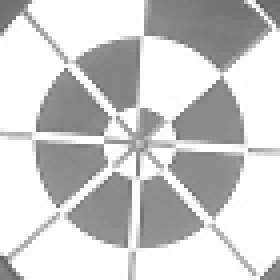
//> input picture template_2.bmp, 70 x 70 px (shown 4 times larger)
$ ./Source   (built with g++ and OpenCV 4)
//> lines starting //> are read from the running program, lines starting //| are printed output that depends on the picture
### GeoMatch.h
#include <opencv2\core.hpp>
#include <opencv2\opencv.hpp>
#include <opencv2\highgui\highgui.hpp>
#include <math.h>

using namespace cv;

class GeoMatch
{
private:
	int				noOfCordinates;		//Number of elements in coordinate array
	Point			*cordinates;		//Coordinates array to store model points
	int				modelHeight;		//Template height
	int				modelWidth;			//Template width
	double			*edgeMagnitude;		//gradient magnitude
	double			*edgeDerivativeX;	//gradient in X direction
	double			*edgeDerivativeY;	//radient in Y direction
	Point			centerOfGravity;	//Center of gravity of template

	bool			modelDefined;

	void CreateDoubleMatrix(double **&matrix, CvSize size);
	void ReleaseDoubleMatrix(double **&matrix, int size);
public:
	GeoMatch(void);
	GeoMatch(const void* templateArr);
	~GeoMatch(void);

	int CreateGeoMatchModel(Mat templateArr, double, double);
	double FindGeoMatchModel(Mat srcarr, double minScore, double greediness, Point *resultPoint);
	void DrawContours(Mat pImage, Point COG, Scalar, int);
	void DrawContours(Mat pImage, Scalar, int);
};

### GeoMatch.cpp
#include "GeoMatch.h"
#include <opencv2\opencv.hpp>
#include <opencv2\core.hpp>

using namespace cv;

GeoMatch::GeoMatch(void)
{
	noOfCordinates = 0;  // Initilize  no of cppodinates in model points
	modelDefined = false;
}

int GeoMatch::CreateGeoMatchModel(Mat templateArr, double maxContrast, double minContrast)
{
	Size Ssize;

	Mat src;
	templateArr.copyTo(src);

	// set width and height
	Ssize.width = src.size().width;
	Ssize.height = src.size().height;
	modelHeight = src.size().height;		//Save Template height
	modelWidth = src.size().width;			//Save Template width

	noOfCordinates = 0;											//initialize
	cordinates = new Point[modelWidth *modelHeight];		//Allocate memory for coorinates of selected points in template image
	edgeMagnitude = new double[modelWidth *modelHeight];		//Allocate memory for edge magnitude for selected points
	edgeDerivativeX = new double[modelWidth *modelHeight];			//Allocate memory for edge X derivative for selected points
	edgeDerivativeY = new double[modelWidth *modelHeight];			////Allocate memory for edge Y derivative for selected points


	// Calculate gradient of Template
	Mat gx(Ssize.height, Ssize.width, CV_16SC1);			//create Matrix to store X derivative
	Mat gy(Ssize.height, Ssize.width, CV_16SC1);			//create Matrix to store Y derivative

	Sobel(src, gx, CV_16S, 1, 0, 5);
	Sobel(src, gy, CV_16S, 0, 1, 5);
	//Scharr(src, gx, CV_16S, 1, 0);
	//Scharr(src, gy, CV_16S, 0, 1);

	Mat nmsEdges(Ssize.height, Ssize.width, CV_32F);		//create Matrix to store Final nmsEdgesa;
	const short* _sdx;
	const short* _sdy;
	double fdx, fdy;
	double MagG, DirG;
	double MaxGradient = -99999.99;
	double direction;
	int *orients = new int[Ssize.height *Ssize.width];
	int count = 0, i, j; // count variable;

	double **magMat;
	CreateDoubleMatrix(magMat, Ssize);

	for (i = 1; i < Ssize.height - 1; i++)
	{
		int rows = i*Ssize.width;
		for (j = 1; j < Ssize.width - 1; j++)
		{
			fdx = (double)gx.at<short>(i, j);
			fdy = (double)gy.at<short>(i, j);        // read x, y derivatives

			MagG = sqrt((float)(fdx*fdx) + (float)(fdy*fdy)); //Magnitude = Sqrt(gx^2 +gy^2)
			direction = cvFastArctan((float)fdy, (float)fdx);	 //Direction = invtan (Gy / Gx)
			magMat[i][j] = MagG;

			if (MagG>MaxGradient)
				MaxGradient = MagG; // get maximum gradient value for normalizing.


			// get closest angle from 0, 45, 90, 135 set
			if ((direction>0 && direction < 22.5) || (direction >157.5 && direction < 202.5) || (direction>337.5 && direction<360))
				direction = 0;
			else if ((direction>22.5 && direction < 67.5) || (direction >202.5 && direction <247.5))
				direction = 45;
			else if ((direction >67.5 && direction < 112.5) || (direction>247.5 && direction<292.5))
				direction = 90;
			else if ((direction >112.5 && direction < 157.5) || (direction>292.5 && direction<337.5))
				direction = 135;
			else
				direction = 0;

			orients[count] = (int)direction;
			count++;
		}
	}

	count = 0; // init count
	// non maximum suppression
	double leftPixel, rightPixel;

	for (i = 1; i < Ssize.height - 1; i++)
	{
		int rows = i * Ssize.width;
		for (j = 1; j < Ssize.width - 1; j++)
		{
			switch (orients[count])
			{
			case 0:
				leftPixel = magMat[i][j - 1];
				rightPixel = magMat[i][j + 1];
				break;
			case 45:
				leftPixel = magMat[i - 1][j + 1];
				rightPixel = magMat[i + 1][j - 1];
				break;
			case 90:
				leftPixel = magMat[i - 1][j];
				rightPixel = magMat[i + 1][j];
				break;
			case 135:
				leftPixel = magMat[i - 1][j - 1];
				rightPixel = magMat[i + 1][j + 1];
				break;
			}
			// compare current pixels value with adjacent pixels
			if ((magMat[i][j] < leftPixel) || (magMat[i][j] < rightPixel))
			{
				nmsEdges.at<float>(i,j) = 0;
			}
			else
			{
				nmsEdges.at<float>(j, i) = (uchar)(magMat[i][j] / MaxGradient * 255);
			}

			count++;
		}
	}

	int RSum = 0, CSum = 0;
	int curX, curY;
	int flag = 1;

	//Hysterisis threshold
	for (i = 1; i < Ssize.height - 1; i++)
	{
		int rows = i * Ssize.width;
		for (j = 1; j < Ssize.width; j++)
		{
			fdx = (double)gx.at<short>(i, j);
			fdy = (double)gy.at<short>(i, j);         // read x, y derivatives

			MagG = sqrt(fdx*fdx + fdy*fdy); //Magnitude = Sqrt(gx^2 +gy^2)
			DirG = cvFastArctan((float)fdy, (float)fdx);	 //Direction = tan(y/x)

			////((uchar*)(imgGDir->imageData + imgGDir->widthStep*i))[j]= MagG;
			flag = 1;
			if (((double)(nmsEdges.data)[j]) < maxContrast)
			{
				if (((double)((nmsEdges.data))[j])< minContrast)
				{

					nmsEdges.data[j] = 0;
					flag = 0; // remove from edge
					////((uchar*)(imgGDir->imageData + imgGDir->widthStep*i))[j]=0;
				}
				else
				{   // if any of 8 neighboring pixel is not greater than max contraxt remove from edge
					if ((double)nmsEdges.at<float>(j - 1, i - 1) <maxContrast &&
						(double)nmsEdges.at<float>(j, i - 1) <maxContrast &&
						(double)nmsEdges.at<float>(j + 1, i - 1) <maxContrast &&
						(double)nmsEdges.at<float>(j - 1, i) <maxContrast &&
						(double)nmsEdges.at<float>(j + 1, i) <maxContrast &&
						(double)nmsEdges.at<float>(j - 1, i + 1) <maxContrast &&
						(double)nmsEdges.at<float>(j, i + 1) <maxContrast &&
						(double)nmsEdges.at<float>(j + 1, i - 1) <maxContrast)
					{
						nmsEdges.at<float>(j, i) = 0;
						flag = 0;
						////((uchar*)(imgGDir->imageData + imgGDir->widthStep*i))[j]=0;
					}
				}

			}

			// save selected edge information
			curX = i;	curY = j;
			if (flag != 0)
			{
				if (fdx != 0 || fdy != 0)
				{
					RSum = RSum + curX;	CSum = CSum + curY; // Row sum and column sum for center of gravity

					cordinates[noOfCordinates].x = curX;
					cordinates[noOfCordinates].y = curY;
					edgeDerivativeX[noOfCordinates] = fdx;
					edgeDerivativeY[noOfCordinates] = fdy;

					//handle divide by zero
					if (MagG != 0)
						edgeMagnitude[noOfCordinates] = 1 / MagG;  // gradient magnitude
					else
						edgeMagnitude[noOfCordinates] = 0;

					noOfCordinates++;
				}
			}
		}
	}

	centerOfGravity.x = RSum / noOfCordinates; // center of gravity
	centerOfGravity.y = CSum / noOfCordinates;	// center of gravity

	// change coordinates to reflect center of gravity
	for (int m = 0; m<noOfCordinates; m++)
	{
		int temp;

		temp = cordinates[m].x;
		cordinates[m].x = temp - centerOfGravity.x;
		temp = cordinates[m].y;
		cordinates[m].y = temp - centerOfGravity.y;
	}

	////cvSaveImage("Edges.bmp",imgGDir);

	// free alocated memories
	delete[] orients;

	ReleaseDoubleMatrix(magMat, Ssize.height);

	modelDefined = true;
	return 1;
}

// [101 lines left out: function FindGeoMatchModel, not called in this run]

// destructor
GeoMatch::~GeoMatch(void)
{
	delete[] cordinates;
	delete[] edgeMagnitude;
	delete[] edgeDerivativeX;
	delete[] edgeDerivativeY;
}

//allocate memory for doubel matrix
void GeoMatch::CreateDoubleMatrix(double **&matrix, CvSize size)
{
	matrix = new double*[size.height];
	for (int iInd = 0; iInd < size.height; iInd++)
		matrix[iInd] = new double[size.width];
}
// release memory
// [32 lines left out: functions ReleaseDoubleMatrix, DrawContours, DrawContours, not called in this run]

### Source.cpp
#include <iostream>
#include <time.h>
#include <opencv2\core.hpp>
#include <opencv2\opencv.hpp>
#include <opencv2\highgui\highgui.hpp>
#include "GeoMatch.h"

using namespace cv;
using namespace std;

string type2str(int type) {
	string r;

	uchar depth = type & CV_MAT_DEPTH_MASK;
	uchar chans = 1 + (type >> CV_CN_SHIFT);

	switch (depth) {
	case CV_8U:  r = "8U"; break;
	case CV_8S:  r = "8S"; break;
	case CV_16U: r = "16U"; break;
	case CV_16S: r = "16S"; break;
	case CV_32S: r = "32S"; break;
	case CV_32F: r = "32F"; break;
	case CV_64F: r = "64F"; break;
	default:     r = "User"; break;
	}

	r += "C";
	r += (chans + '0');

	return r;
}

int main(int argc, char** argv)
{
	GeoMatch GM;				// object to implent geometric matching
	int lowThreshold = 10;		//deafult value
	int highThreashold = 100;	//deafult value

	double minScore = 0.7;		//deafult value
	double greediness = 0.8;		//deafult value

	double total_time = 0;
	double score = 0;
	Point result;

	//Load Template image
	Mat templateImage = imread("template_2.bmp", -1);
//> templateImage is the input picture: 70 rows x 70 cols, CV_8UC3; min 94, max 255, mean 204.7

	//Check Mat type
	string ty = type2str(templateImage.type());
//> ty = "8UC3"
	printf("Matrix: %s %dx%d \n", ty.c_str(), templateImage.cols, templateImage.rows);
//| Matrix: 8UC3 70x70

	//Load Search Image
	Mat searchImage = imread("roi_2.bmp", -1);
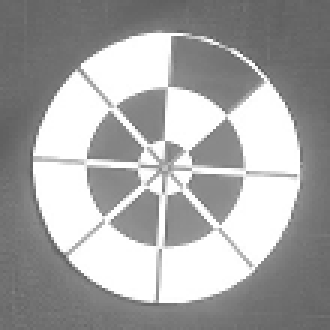
//> input picture roi_2.bmp, 110 x 110 px (shown 3 times larger)
//> searchImage is the input picture: 110 rows x 110 cols, CV_8UC3; min 90, max 255, mean 165.8


	lowThreshold = 10;
	highThreashold = 100;
	minScore = 0.7;
	greediness = 0.5;

	Size templateSize(templateImage.size().width, templateImage.size().height);
//> templateSize = Size(70, 70)
	Mat grayTemplateImg(templateSize, IPL_DEPTH_8U, 1);

	// Convert color image to gray image.
	if (templateImage.channels() == 3)
	{
		cvtColor(templateImage, grayTemplateImg, CV_RGB2GRAY);
	}
	else
	{
		templateImage.copyTo(grayTemplateImg);
	}
	cout << "\n Edge Based Template Matching Program\n";
	cout << " ------------------------------------\n";

	if (!GM.CreateGeoMatchModel(grayTemplateImg, lowThreshold, highThreashold))
	{
		cout << "ERROR: could not create model...";
		return 0;
	}
//> in CreateGeoMatchModel, `Sobel(src, gx, CV_16S, 1, 0, 5);`:
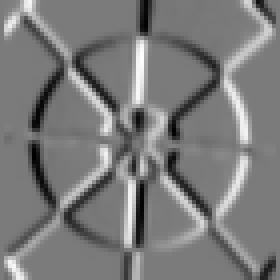
//> gx: 70 rows x 70 cols, CV_16SC1 (shown 4 times larger); min -5767, max 6178, mean 11.9; drawn with min black and max white
//> in CreateGeoMatchModel, `Sobel(src, gy, CV_16S, 0, 1, 5);`:
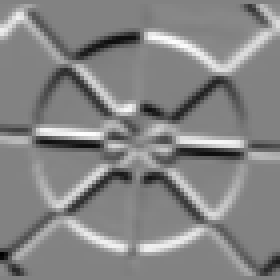
//> gy: 70 rows x 70 cols, CV_16SC1 (shown 4 times larger); min -6240, max 5913, mean 99.9; drawn with min black and max white
//> the loop in CreateGeoMatchModel, `for (i = 1; i < Ssize.height - 1; i++)` made 68 passes
//> (fdx, fdy, MagG, direction, MaxGradient, count) on passes 1 to 12: (-30, 326, 327.4, 90, 5668.3, 68), (-305, 649, 717.1, 135, 5668.3, 136), (-1309, 1637, 2096, 135, 5668.3, 204), (-2549, 3123, 4031.2, 135, 6483.7, 272), (-2317, 3497, 4194.9, 135, 6754.7, 340), (-271, 2901, 2913.6, 90, 6919.5, 408), (1476, 2782, 3149.3, 45, 6919.5, 476), (1464, 2286, 2714.6, 45, 6919.5, 544), (609, 949, 1127.6, 45, 6919.5, 612), (102, 142, 174.8, 45, 6919.5, 680), (3, 33, 33.14, 90, 6919.5, 748), (1, 25, 25.02, 90, 6919.5, 816)
//> after the loop in CreateGeoMatchModel, `for (i = 1; i < Ssize.height - 1; i++)`: fdx = -709; fdy = -779; MagG = 1053.3; direction = 45; MaxGradient = 6976; count = 4624
//> the loop in CreateGeoMatchModel, `for (i = 1; i < Ssize.height - 1; i++)` made 68 passes
//> (leftPixel, rightPixel, count) on passes 1 to 12: (0, 717.1, 68), (787, 0, 136), (2310.2, 0, 204), (4074.4, 0, 272), (3808, 0, 340), (4194.9, 3149.3, 408), (0, 4753.3, 476), (0, 2863.5, 544), (0, 914.6, 612), (0, 151, 680), (174.8, 25.02, 748), (33.14, 8, 816)
//> after the loop in CreateGeoMatchModel, `for (i = 1; i < Ssize.height - 1; i++)`:
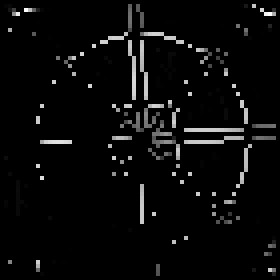
//> nmsEdges: 70 rows x 70 cols, CV_32FC1 (shown 4 times larger); min 0, max 255, mean 9.9
//> after the loop in CreateGeoMatchModel, `for (i = 1; i < Ssize.height - 1; i++)`: leftPixel = 0; count = 4624
//> the loop in CreateGeoMatchModel, `for (i = 1; i < Ssize.height - 1; i++)` made 68 passes
//> (fdy, MagG) on passes 1 to 4: (316, 316), (384, 384), (898, 898), (2622, 2622)
//> (the run ends here: the program crashes, at `centerOfGravity.x = RSum / noOfCordinates;`)
